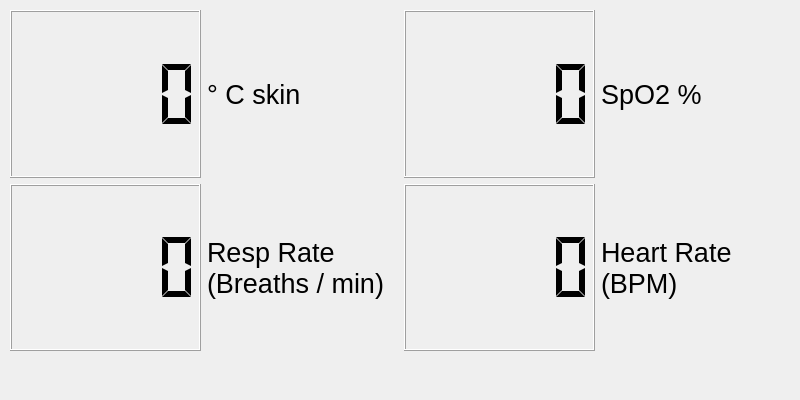
<?xml version="1.0" encoding="UTF-8"?>
<ui version="4.0">
 <class>Form</class>
 <widget class="QWidget" name="Form">
  <property name="geometry">
   <rect>
    <x>0</x>
    <y>0</y>
    <width>800</width>
    <height>400</height>
   </rect>
  </property>
  <property name="minimumSize">
   <size>
    <width>800</width>
    <height>400</height>
   </size>
  </property>
  <property name="windowTitle">
   <string>VitalsReadout</string>
  </property>
  <widget class="QWidget" name="gridLayoutWidget">
   <property name="geometry">
    <rect>
     <x>10</x>
     <y>10</y>
     <width>781</width>
     <height>341</height>
    </rect>
   </property>
   <layout class="QGridLayout" name="gridLayout">
    <item row="0" column="0">
     <layout class="QHBoxLayout" name="horizontalLayout">
      <item>
       <widget class="QLCDNumber" name="skin_temp">
        <property name="font">
         <font>
          <pointsize>40</pointsize>
         </font>
        </property>
        <property name="autoFillBackground">
         <bool>true</bool>
        </property>
        <property name="segmentStyle">
         <enum>QLCDNumber::Flat</enum>
        </property>
       </widget>
      </item>
      <item>
       <widget class="QLabel" name="skin_temp_label">
        <property name="font">
         <font>
          <pointsize>20</pointsize>
         </font>
        </property>
        <property name="text">
         <string>° C skin</string>
        </property>
       </widget>
      </item>
     </layout>
    </item>
    <item row="0" column="1">
     <layout class="QHBoxLayout" name="horizontalLayout_2">
      <item>
       <widget class="QLCDNumber" name="spo2">
        <property name="font">
         <font>
          <pointsize>40</pointsize>
         </font>
        </property>
        <property name="autoFillBackground">
         <bool>true</bool>
        </property>
        <property name="segmentStyle">
         <enum>QLCDNumber::Flat</enum>
        </property>
       </widget>
      </item>
      <item>
       <widget class="QLabel" name="spo2_label">
        <property name="font">
         <font>
          <pointsize>20</pointsize>
         </font>
        </property>
        <property name="text">
         <string>SpO2 %</string>
        </property>
       </widget>
      </item>
     </layout>
    </item>
    <item row="1" column="0">
     <layout class="QHBoxLayout" name="horizontalLayout_3">
      <item>
       <widget class="QLCDNumber" name="resp_rate">
        <property name="font">
         <font>
          <pointsize>40</pointsize>
          <weight>50</weight>
          <bold>false</bold>
         </font>
        </property>
        <property name="autoFillBackground">
         <bool>true</bool>
        </property>
        <property name="segmentStyle">
         <enum>QLCDNumber::Flat</enum>
        </property>
       </widget>
      </item>
      <item>
       <widget class="QLabel" name="resp_rate_label">
        <property name="font">
         <font>
          <pointsize>20</pointsize>
         </font>
        </property>
        <property name="text">
         <string>Resp Rate
(Breaths / min)</string>
        </property>
       </widget>
      </item>
     </layout>
    </item>
    <item row="1" column="1">
     <layout class="QHBoxLayout" name="horizontalLayout_4">
      <item>
       <widget class="QLCDNumber" name="heart_rate">
        <property name="font">
         <font>
          <pointsize>40</pointsize>
         </font>
        </property>
        <property name="autoFillBackground">
         <bool>true</bool>
        </property>
        <property name="segmentStyle">
         <enum>QLCDNumber::Flat</enum>
        </property>
       </widget>
      </item>
      <item>
       <widget class="QLabel" name="heart_rate_label">
        <property name="font">
         <font>
          <pointsize>20</pointsize>
         </font>
        </property>
        <property name="text">
         <string>Heart Rate
(BPM)</string>
        </property>
       </widget>
      </item>
     </layout>
    </item>
   </layout>
  </widget>
 </widget>
 <resources/>
 <connections/>
</ui>
